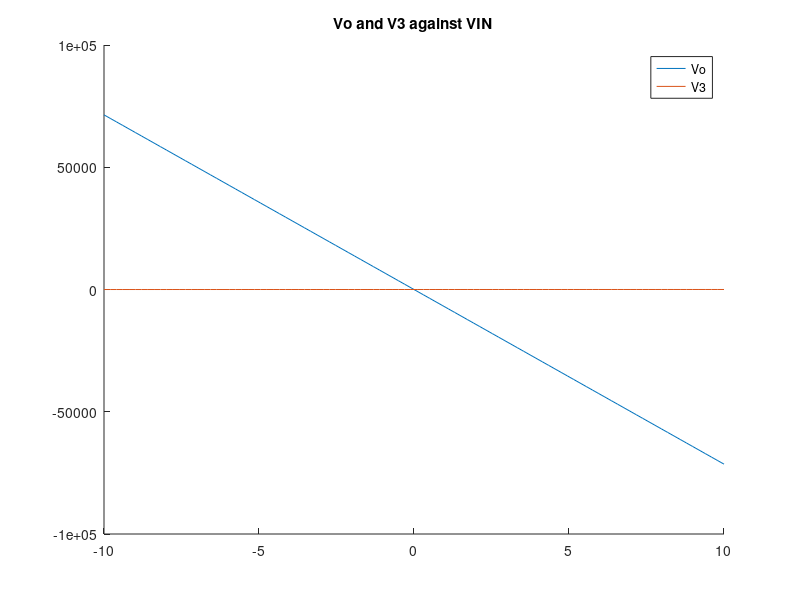
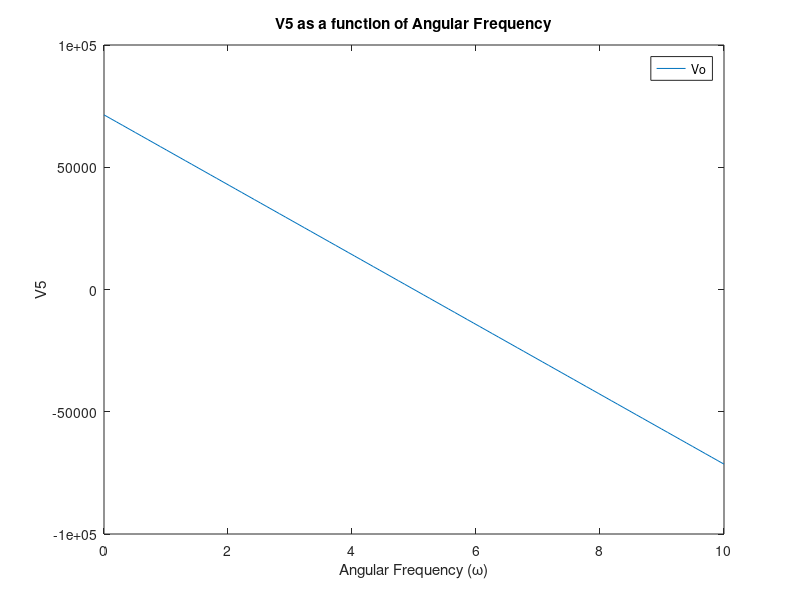
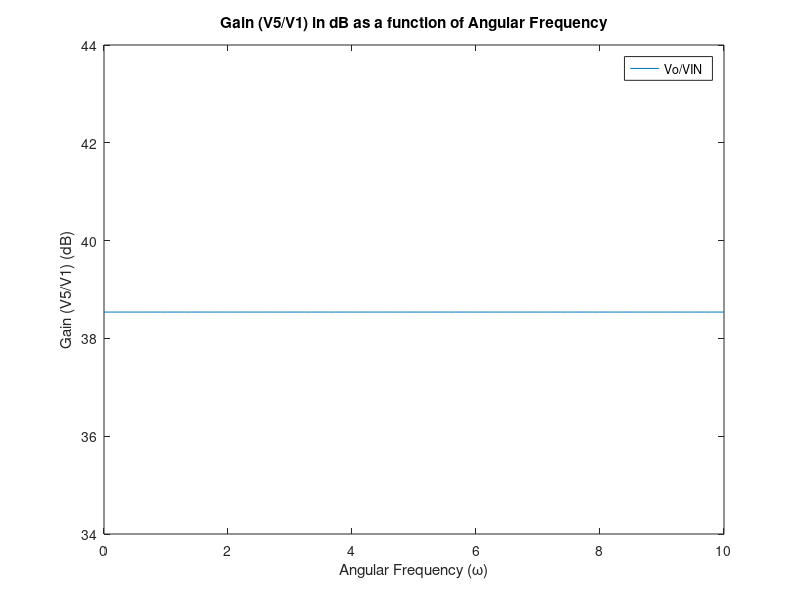

Source code (MATLAB) for these figures, in order:
clear all, close all;

R1 = 1; %resistance value R1
C1 = 0.25; %Capacitance value C1
R2=2; %resistance value R2
L = 0.2; %inductance value R1
R3= 10; %resistance value R3
Alpha = 100; %alpha value
R4 = 0.1; %resistance value R4
Ro = 1000; %resistance value Ro
Vin = 1; %input voltage value 1v
Go = 1/Ro; %conductance value at branch 0
G4 = 1/R4; %conductance value at branch 4
G3 = 1/R3; %conductance value at branch 3
G2 = 1/R2; %conductance value at branch 2
G1 = 1/R1; %conductance value at branch 1

G = [1 0 0 0 0 0 0 0;
    0 0 0 0 0 0 Alpha 0;
    0 1 -1 0 0 0 0 0;
    G1 -G1 0 0 0 0 0 -1;
    -G1 (G1+G2) 0 0 0 -1 0 0;
    0 0 G3 0 0 -1 0 0;
    0 0 Alpha*G3 G4 -G4 0 0 0;
    0 0 0 -G4 (Go+G4) 0 0 0];
     
VIN = linspace(-10,10,100);

F = [Vin;
    0;
    0;
    0;
    0;
    0;
    0;
    0];

C = [0 0 0 0 0 0 0 0;
    0 0 0 0 0 0 0 0;
    0 0 0 0 0 -L 0 0;
    -C1 C1 0 0 0 0 0 0;
    C1 -C1 0 0 0 0 0 0;
    0 0 0 0 0 0 0 0;
    0 0 0 0 0 0 0 0;
    0 0 0 0 0 0 0 0];

for i = 1:100
    F(1) = VIN(i);
    Vop = G\F;
    V5(i) = Vop(5);
    V3(i) = Vop(3);

end

figure
title('Vo and V3 against VIN');
hold on
plot(VIN,V5);
plot(VIN,V3);
hold off
legend('Vo', 'V3')
%-------------------------------------------------------------------------
% Define angular frequency range
w = linspace(0, 10, 100); % Example angular frequency range from 0 to 10

% Calculating V5 and V5/V1 for each angular frequency
V5 = zeros(size(w));
V5_V1 = zeros(size(w));

for i = 1:length(w)
    % Calculate V5 for angular frequency w(i)
    % Assume some calculation for V5 here
    F(1) = VIN(i);
    Vop = G\F;
    V5(i) = Vop(5); % 
    
    % Calculate V5/V1 for angular frequency w(i)
    % Assume some calculation for V5/V1 here
    V5_V1(i) = V5(i) / F(1); % Example calculation, replace with actual calculation
end

% Plot V5 as a function of angular frequency
figure
plot(w, V5)
xlabel('Angular Frequency (\omega)')
ylabel('V5')
title('V5 as a function of Angular Frequency')
legend('Vo')
% Plot gain V5/V1 in dB as a function of angular frequency
figure
plot(w, 10*log10(abs(V5_V1)))
xlabel('Angular Frequency (\omega)')
ylabel('Gain (V5/V1) (dB)')
title('Gain (V5/V1) in dB as a function of Angular Frequency')
legend('Vo/VIN')
